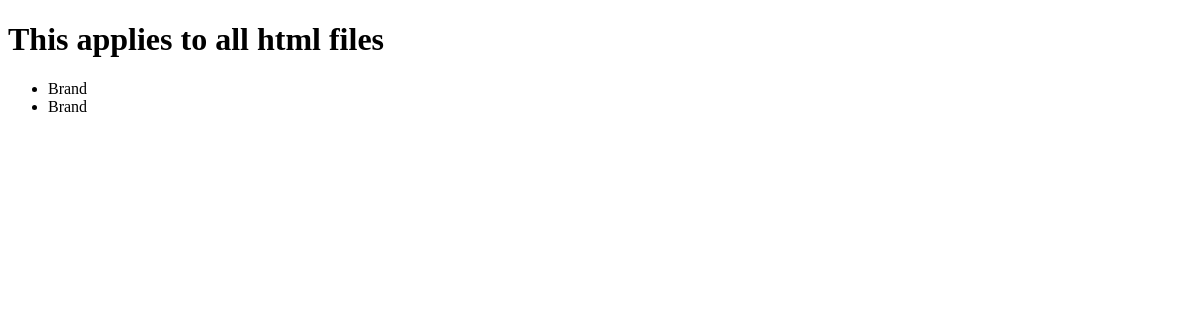
/blog/, run on an earlier commit of the app's database.
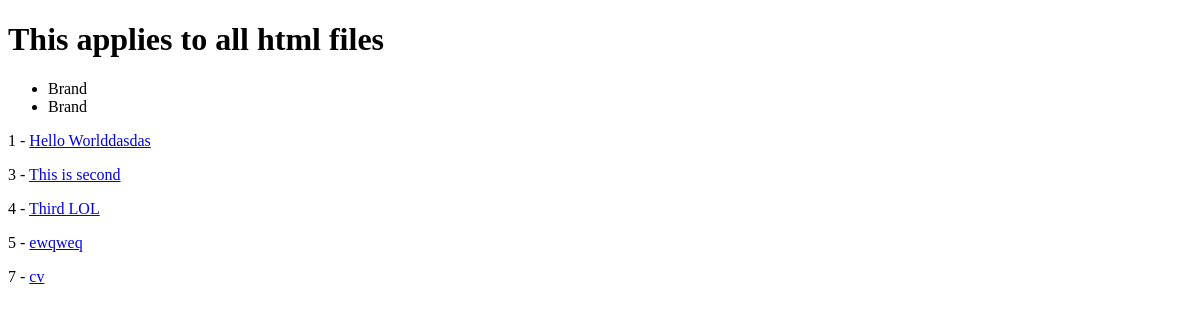
And on a later commit of the database.
### blog/models.py (models this page shows)
class Article(models.Model):
  title = models.CharField(max_length=120)
  content = models.TextField()
  active = models.BooleanField(default=True)
  def get_absolute_url(self):
    return reverse('articles:article-detail', kwargs={'id': self.id})

### blog/views.py (the view)
# urls.py: path('', ArticleListView.as_view(), name='article-list'),
class ArticleListView(ListView):
  template_name = 'articles/article_list.html'
  queryset = Article.objects.all() # Looks for <blog>/<modelname>_list.html

### blog/templates/articles/article_list.html
{% extends 'base.html' %}
{% block content %}
{% for instance in object_list %}
<p>{{ instance.id }} - <a href='{{ instance.get_absolute_url }}'>{{ instance.title }}</a></p>
{% endfor %}
{% endblock %}

### templates/base.html (shortened to what this page needs)
<!DOCTYPE html>
<html>
<head>
</head>
<body>
  <h1>This applies to all html files</h1>
  {% include "navbar.html" %}
  {% block content %}
  {% endblock content %}
</body>
</html>

### templates/navbar.html
<nav>
  <ul>
    <li>Brand</li>
    <li>Brand</li>
  </ul>
</nav>

What changed in the data, as far as the page shows it:
added Article: id "1", title "Hello Worlddasdas"
added Article: id "3", title "This is second"
added Article: id "4", title "Third LOL"
added Article: id "5", title "ewqweq"
added Article: id "7", title "cv"
